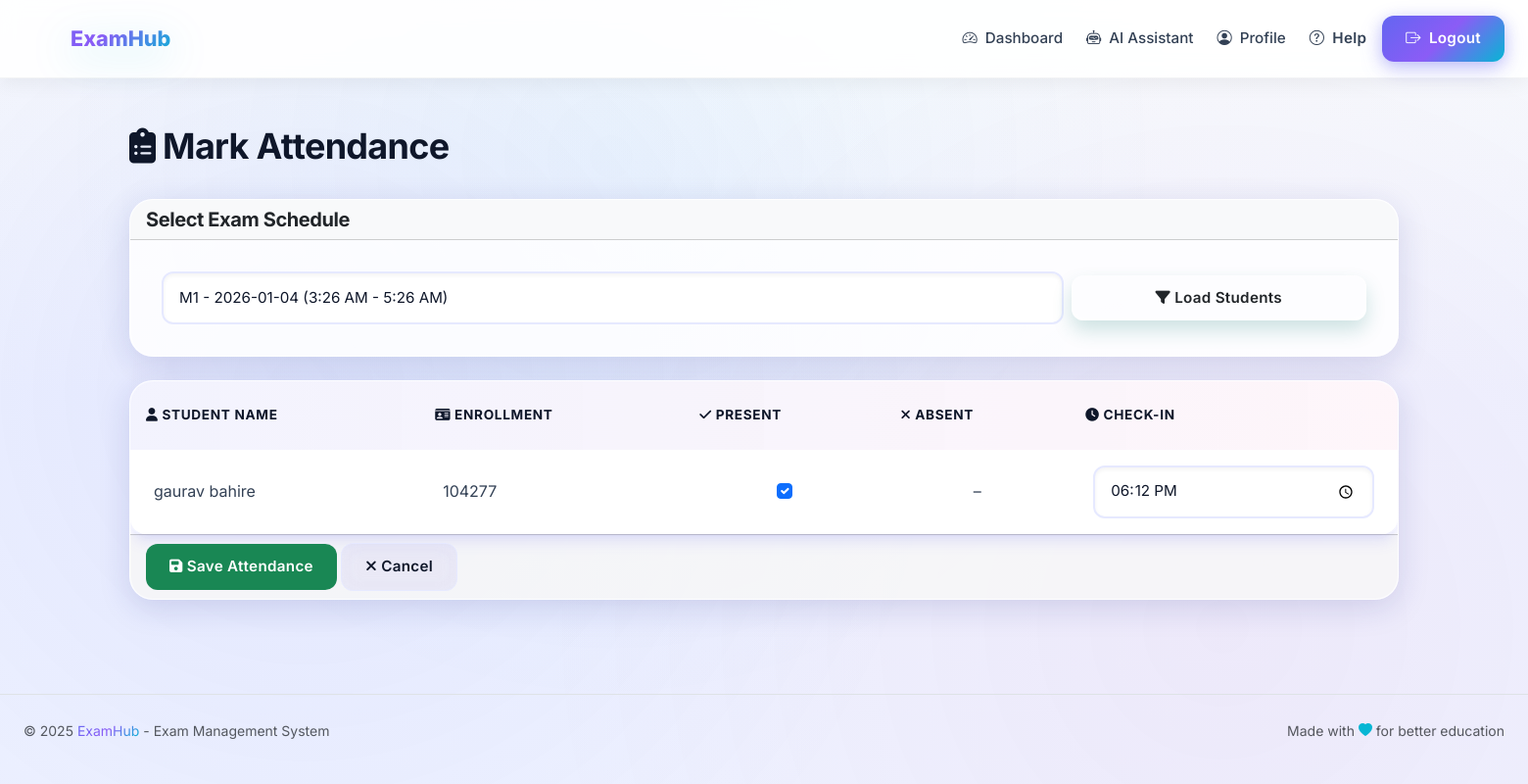
Screenshot of /attendance/mark/1/ (signed in) with the database file from the repository.
### apps/accounts/models.py (models this page shows, shortened)
class StudentProfile(models.Model):
    user = models.OneToOneField(
        User,
        on_delete=models.CASCADE,
        related_name='student_profile'
    )
    enrollment_number = models.CharField(
        max_length=50,
        unique=True,
        db_index=True
    )
    department = models.CharField(
        max_length=100,
        choices=DEPARTMENT_CHOICES,
        default='BCA'
    )
    semester = models.IntegerField(choices=[(i, str(i)) for i in range(1, 9)])
    profile_picture = models.ImageField(
        upload_to='student_profiles/',
        blank=True,
        null=True
    )
    date_of_birth = models.DateField(blank=True, null=True)
    address = models.TextField(blank=True)
    is_active = models.BooleanField(default=True)
    created_at = models.DateTimeField(auto_now_add=True)
    updated_at = models.DateTimeField(auto_now=True)
    class Meta:
        ordering = ['enrollment_number']
        indexes = [
            models.Index(fields=['enrollment_number']),
            models.Index(fields=['department']),
        ]

class User(AbstractUser):
    ROLE_CHOICES = (
        ('admin', 'Admin'),
        ('student', 'Student'),
    )
    role = models.CharField(
        max_length=10,
        choices=ROLE_CHOICES,
        default='student'
    )
    department = models.CharField(
        max_length=100,
        choices=DEPARTMENT_CHOICES,
        blank=True,
        null=True
    )
    phone_number = models.CharField(max_length=15, blank=True, null=True)
    profile_picture = models.ImageField(
        upload_to='admin_profiles/',
        blank=True,
        null=True
    )
    created_at = models.DateTimeField(auto_now_add=True)
    updated_at = models.DateTimeField(auto_now=True)
    class Meta:
        ordering = ['-created_at']
        indexes = [
            models.Index(fields=['email']),
            models.Index(fields=['role']),
            models.Index(fields=['department']),
        ]
    @property
    def is_admin_user(self):
        return self.role == 'admin'

### apps/attendance/models.py (models this page shows, shortened)
class Attendance(models.Model):
    exam_schedule = models.ForeignKey(
        ExamSchedule,
        on_delete=models.CASCADE,
        related_name='attendances'
    )
    student = models.ForeignKey(
        StudentProfile,
        on_delete=models.CASCADE,
        related_name='attendances'
    )
    attended = models.BooleanField(default=False)
    check_in_time = models.DateTimeField(null=True, blank=True)
    check_out_time = models.DateTimeField(null=True, blank=True)
    marked_by = models.ForeignKey(
        'accounts.User',
        on_delete=models.SET_NULL,
        null=True,
        related_name='marked_attendances'
    )
    marked_at = models.DateTimeField(auto_now=True)
    notes = models.TextField(blank=True)
    class Meta:
        unique_together = ('exam_schedule', 'student')
        ordering = ['-marked_at']
        indexes = [
            models.Index(fields=['exam_schedule', 'attended']),
        ]

### apps/attendance/views.py (the view, shortened to what this page needs)
# urls.py: path('mark/', views.mark_attendance, name='mark'),
@login_required
def mark_attendance(request, schedule_id=None):
    if not request.user.is_admin_user:
        messages.error(request, 'Only admins can mark attendance.')
        return redirect('dashboard')
    schedules = ExamSchedule.objects.filter(status='published').order_by('-scheduled_date')
    if request.method == 'GET' and request.GET.get('exam_schedule'):
        try:
            sid = int(request.GET.get('exam_schedule'))
            return redirect('attendance:mark_with_id', schedule_id=sid)
        except (ValueError, TypeError):
            pass
    selected_schedule = None
    students = []
    attendance_map = {}
    if schedule_id:
        selected_schedule = get_object_or_404(ExamSchedule, pk=schedule_id)
        students = selected_schedule.assigned_students.all()
        for a in Attendance.objects.filter(exam_schedule=selected_schedule):
            attendance_map[a.student_id] = a
        student_rows = []
        for student in students:
            att = attendance_map.get(student.id)
            att_time = ''
            if att and att.check_in_time:
                try:
                    att_time = att.check_in_time.strftime('%H:%M')
                except Exception:
                    att_time = ''
            student_rows.append({
                'student': student,
                'attendance': att,
                'checkin_time': att_time,
            })
    context = {
        'schedules': schedules,
        'selected_schedule': selected_schedule,
        'students': students,
        'student_rows': student_rows if schedule_id else [],
        'attendance_map': attendance_map,
    }
    return render(request, 'attendance/mark_attendance.html', context)

### templates/attendance/mark_attendance.html (shortened to what this page needs)
{% extends 'base.html' %}
{% load static %}
{% block content %}
<div class="container">
    <div class="row mb-4">
        <div class="col-md-12">
            <h2><i class="fas fa-clipboard-list"></i> Mark Attendance</h2>
        </div>
    </div>
    <div class="card mb-4 card-3d card-tilt">
        <div class="card-header bg-light">
            <h5 class="mb-0">Select Exam Schedule</h5>
        </div>
        <div class="card-body">
            <form method="get" action="{% url 'attendance:mark' %}" aria-label="Select exam schedule">
                <div class="row gx-2 align-items-center">
                    <div class="col-md-9">
                        <select class="form-control" name="exam_schedule" id="exam_schedule" aria-label="Exam schedule">
                            {% for s in schedules %}
                                <option value="{{ s.id }}" {% if selected_schedule and selected_schedule.id == s.id %}selected{% endif %}>
                                    {{ s.question_paper.subject.code|default:s.question_paper.subject.name }} - {{ s.scheduled_date|date:"Y-m-d" }} ({{ s.start_time|time:"g:i A" }} - {{ s.end_time|time:"g:i A" }})
                                </option>
                            {% empty %}
                                <option value="">No schedules available</option>
                            {% endfor %}
                        </select>
                    </div>
                    <div class="col-md-3">
                        <button type="submit" class="btn btn-3d w-100" aria-label="Load students">
                            <i class="fas fa-filter"></i> Load Students
                        </button>
                    </div>
                </div>
            </form>
        </div>
    </div>
    <form method="post" aria-label="Attendance form" action="{% if selected_schedule %}{% url 'attendance:mark_with_id' selected_schedule.id %}{% else %}{% url 'attendance:mark' %}{% endif %}">
        <div class="card card-3d">
            <div class="table-responsive">
                <table class="table table-hover mb-0 align-middle">
                    <thead class="table-light">
                        <tr>
                            <th><i class="fas fa-user"></i> Student Name</th>
                            <th><i class="fas fa-id-card"></i> Enrollment</th>
                            <th><i class="fas fa-check"></i> Present</th>
                            <th><i class="fas fa-times"></i> Absent</th>
                            <th><i class="fas fa-clock"></i> Check-in</th>
                        </tr>
                    </thead>
                    <tbody>
                        {% if student_rows %}
                            {% for row in student_rows %}
                            <tr>
                                <td>{{ row.student.user.get_full_name }}</td>
                                <td>{{ row.student.enrollment_number }}</td>
                                <td class="text-center">
                                    <input type="checkbox" name="student_{{ row.student.id }}" value="on" class="form-check-input" {% if row.attendance and row.attendance.attended %}checked{% endif %}>
                                </td>
                                <td class="text-center">
                                    &ndash;
                                </td>
                                <td>
                                    <input type="time" class="form-control" name="checkin_{{ row.student.id }}" value="{{ row.checkin_time }}">
                                </td>
                            </tr>
                            {% endfor %}
                        {% else %}
                            <tr>
                                <td colspan="5" class="text-center text-muted">Choose an exam schedule and click "Load Students" to view assigned students.</td>
                            </tr>
                        {% endif %}
                    </tbody>
                </table>
            </div>
            <div class="card-footer">
                {% if selected_schedule %}
                <button type="submit" class="btn btn-success" name="save_attendance">
                    <i class="fas fa-save"></i> Save Attendance
                </button>
                {% endif %}
                <a href="{% url 'dashboard' %}" class="btn btn-secondary">
                    <i class="fas fa-times"></i> Cancel
                </a>
            </div>
        </div>
    </form>
</div>
{% endblock %}

### rows the page displays
StudentProfile: student.user.get_full_name "gaurav bahire", student.enrollment_number "104277", student.id "☑"

### other values shown
form field exam_schedule "M1 - 2026-01-04 (3:26 AM - 5:26 AM)"
